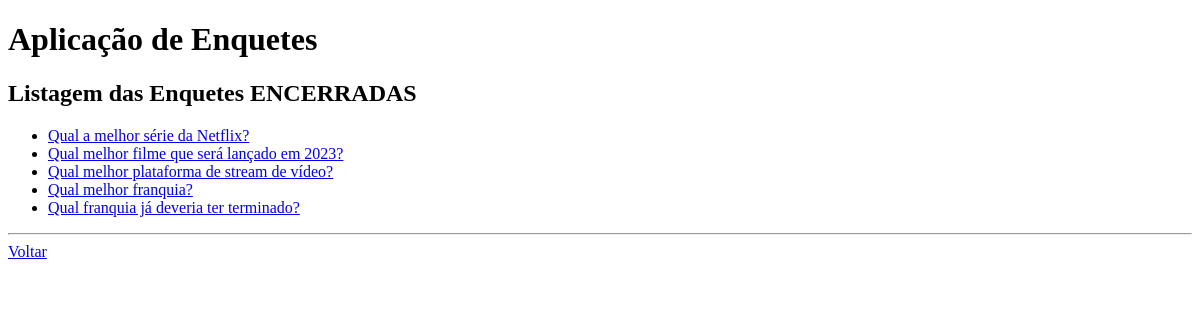
The page /encerradas/ on the database as committed earlier.
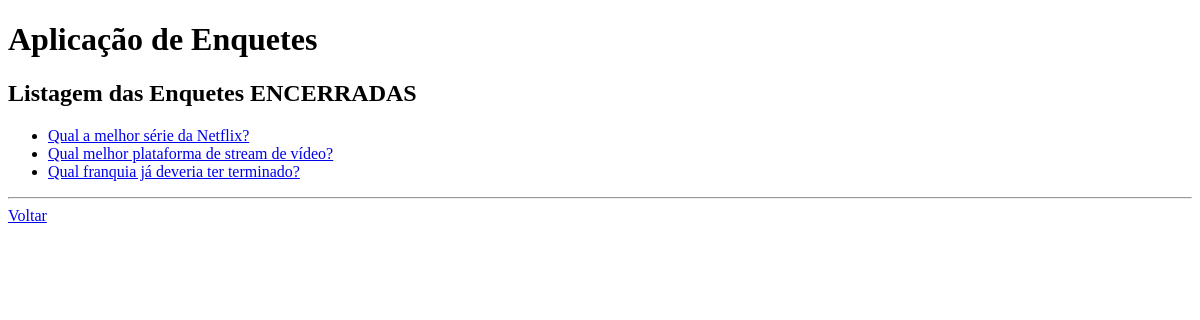
The same page on the database as committed later.
### enquetes/models.py (models this page shows, shortened)
class Pergunta(models.Model):
    enunciado = models.CharField(max_length=150)
    data_pub = models.DateTimeField('Data de publicação')
    data_encerramento = models.DateField('Data de encerramento', null=True)

### enquetes/views.py (the view)
# urls.py: path('encerradas/', views.EncerradasView.as_view(), name='encerradas'),
class EncerradasView(View):
    def get(self, request, *args, **kwargs):
        lista_perguntas = Pergunta.objects.filter(data_encerramento__lt = timezone.now()).order_by('data_pub')
        contexto = {'lista_perguntas': lista_perguntas, }
        return render(request, 'enquetes/encerradas.html', contexto)

### enquetes/templates/enquetes/encerradas.html (shortened to what this page needs)
<!DOCTYPE html>
<html lang="pt-br">
<head>
</head>
<body>
    <h1>Aplicação de Enquetes</h1>
    <h2>Listagem das Enquetes ENCERRADAS</h2>
    {% if lista_perguntas %}
        <ul>
            {% for pergunta in lista_perguntas %}
                <li><a href="{% url 'enquetes:detalhes' pergunta.id %}">
                    {{ pergunta.enunciado }}
                </a></li>
            {% endfor %}
        </ul>
    {% else %}
        <h3>Nenhuma enquete encerrada até o momento.</h3>
    {% endif %}
    <hr/>
    <a href="{% url 'enquetes:index' %}">Voltar</a>
</body>
</html>

Rows that differ between the two databases and show on the page:
no longer on this page (row edited): Pergunta: enunciado "Qual melhor filme que será lançado em 2023?"
no longer on this page (row edited): Pergunta: enunciado "Qual melhor franquia?"
